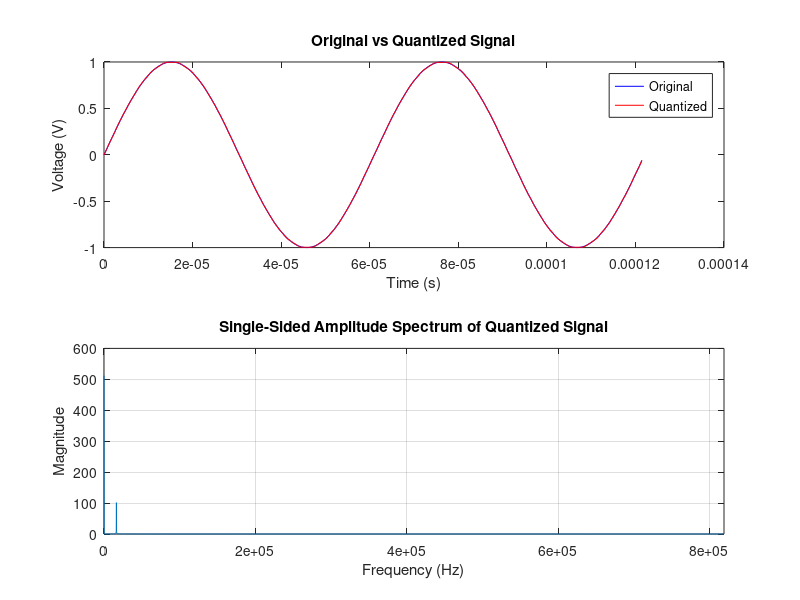
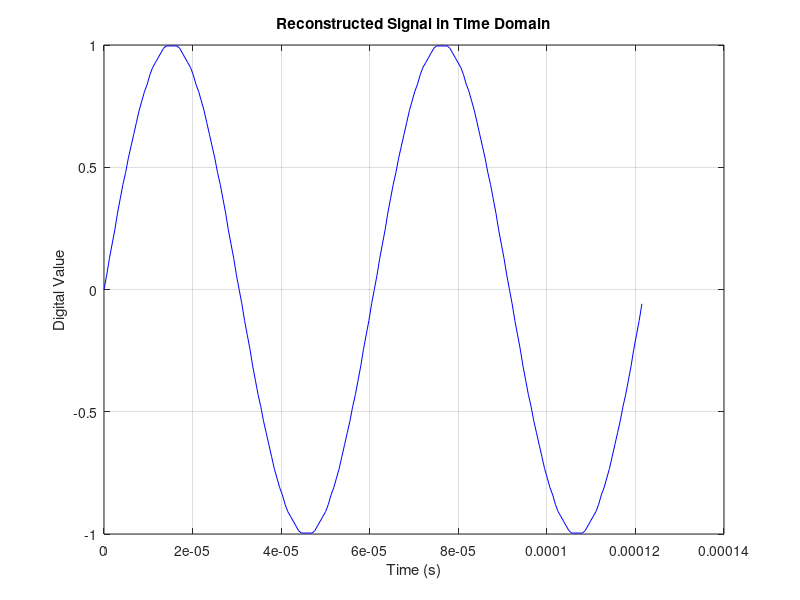

The MATLAB source for these figures, in order:
% 参数设置
fs = 1638400;       % 采样频率 (Hz)
f_signal = 16384;   % 信号频率 (Hz)
A = 1;              % 振幅 (V), Vpp = 2V
V_min = -5;         % 最小电压 (V)
V_max = 5;          % 最大电压 (V)
n_bits = 10;        % ADC位数
N_levels = 2^n_bits; % 量化级别数
N = 8192;           % FFT点数

% 生成时间序列
Ts = 1/fs;          % 采样间隔
n = 0:N-1;          % 采样点索引
t = n * Ts;         % 时间向量

% 生成正弦波信号
V = A * sin(2 * pi * f_signal * t);

% ADC量化
LSB = (V_max - V_min) / N_levels;
D = round((V - V_min) / LSB);
D = min(max(D, 0), N_levels - 1);  % 确保在0~1023范围内

% 将数字值转换回电压（用于验证）
V_quantized = D * LSB + V_min;

% 绘制部分信号
figure;
subplot(2,1,1);
plot(t(1:200), V(1:200), 'b', t(1:200), V_quantized(1:200), 'r');
xlabel('Time (s)');
ylabel('Voltage (V)');
legend('Original', 'Quantized');
title('Original vs Quantized Signal');

% FFT分析
D_fft = fft(D, N);
D_fft_mag = abs(D_fft / N);
D_fft_mag_one_sided = D_fft_mag(1:N/2+1);
D_fft_mag_one_sided(2:end-1) = 2 * D_fft_mag_one_sided(2:end-1);

% 频率轴
f_axis = fs * (0:(N/2)) / N;

% 绘制频谱
subplot(2,1,2);
plot(f_axis, D_fft_mag_one_sided);
xlabel('Frequency (Hz)');
ylabel('Magnitude');
title('Single-Sided Amplitude Spectrum of Quantized Signal');
xlim([0, fs/2]);
grid on;
D_reconstructed = ifft(D_fft);
% 绘制重建的时域信号
figure;
plot(t(1:200), D_reconstructed(1:200), 'b');
xlabel('Time (s)');
ylabel('Digital Value');
title('Reconstructed Signal in Time Domain');
grid on;

plot(t(1:200), V_quantized(1:200), 'b');
xlabel('Time (s)');
ylabel('Digital Value');
title('Reconstructed Signal in Time Domain');
grid on;